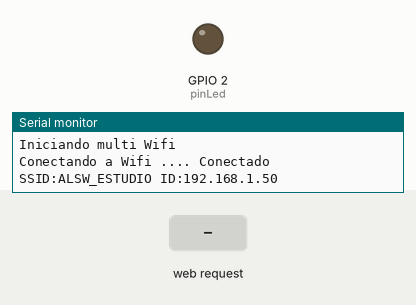
Recording of a sketch running on a simulated ESP8266 (NodeMCU). Shown: output pins drawn as LEDs (lit = HIGH), the last lines printed to the serial monitor. The inputs (shaded band) are chosen by the test bench. WiFi joins after 1.5 s; servers stay silent unless stated.

Above: at 2.7 s.
2.8 s: HTTP request GET /encender received
At 3.2 s:
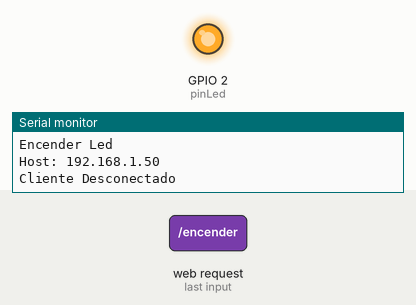
4.3 s: HTTP request GET /apagar received
At 5.6 s:
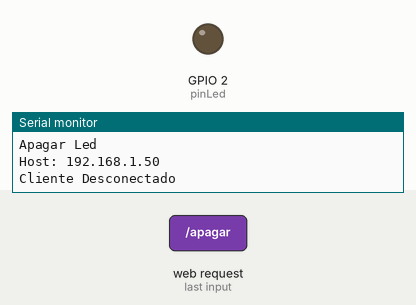
Timing chart, 0 to 7.3 s (numbered marks = the images above; inputs shaded):
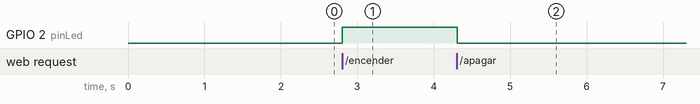

The sketch:

DemoJavaScript.ino
```cpp
// Creado ChepeCarlos de ALSW
// Tutorial Completo en https://nocheprogramacion.com
// Canal Youtube https://youtube.com/alswnet?sub_confirmation=1


#if defined(ESP32)
//Librerias para ESP32
#include <WiFi.h>
#include <WiFiMulti.h>
WiFiMulti wifiMulti;

#elif defined(ESP8266)
//Librerias para ESP8266
#include <ESP8266WiFi.h>
#include <ESP8266WiFiMulti.h>
ESP8266WiFiMulti wifiMulti;

#endif

#include "data.h"

#if defined(ESP8266)
int pinLed = LED_BUILTIN;
#elif defined(ESP32)
int pinLed = 2;
#endif

boolean Estado = false;

const uint32_t TiempoEsperaWifi = 5000;

unsigned long TiempoActual = 0;
unsigned long TiempoAnterior = 0;
const long TiempoCancelacion = 500;

WiFiServer servidor(80);

void setup() {
  Serial.begin(115200);
  Serial.println("\nIniciando multi Wifi");

  pinMode(pinLed, OUTPUT);
  digitalWrite(pinLed, 0);

  wifiMulti.addAP(ssid_1, password_1);
  wifiMulti.addAP(ssid_2, password_2);

  WiFi.mode(WIFI_STA);
  Serial.print("Conectando a Wifi ..");
  while (wifiMulti.run(TiempoEsperaWifi) != WL_CONNECTED) {
    Serial.print(".");
  }
  Serial.println(".. Conectado");
  Serial.print("SSID:");
  Serial.print(WiFi.SSID());
  Serial.print(" ID:");
  Serial.println(WiFi.localIP());

  servidor.begin();

}

void loop() {
  WiFiClient cliente = servidor.available();

  if (cliente) {
    Serial.println("Nuevo Cliente");
    TiempoActual = millis();
    TiempoAnterior = TiempoActual;
    String LineaActual = "";

    while (cliente.connected() && TiempoActual - TiempoAnterior <= TiempoCancelacion) {
      if (cliente.available()) {
        TiempoActual = millis();
        char Letra = cliente.read();
        if (Letra == '\n') {
          if (LineaActual.length() == 0) {
            digitalWrite(pinLed, Estado);
            ResponderCliente(cliente);
            break;
          } else {
            Serial.println(LineaActual);
            VerificarMensaje(LineaActual);
            LineaActual = "";
          }
        }  else if (Letra != '\r') {
          LineaActual += Letra;
        }
      }
    }

    cliente.stop();
    Serial.println("Cliente Desconectado");
    Serial.println();
  }
}

void VerificarMensaje(String Mensaje) {
  if (Mensaje.indexOf("GET /encender") >= 0) {
    Serial.println("Encender Led");
    Estado = true;
  } else if (Mensaje.indexOf("GET /apagar") >= 0) {
    Serial.println("Apagar Led");
    Estado = false;
  }
}

void ResponderCliente(WiFiClient& cliente) {
  cliente.print(Pagina);
}
```

data.h
```cpp
const char* ssid_1     = "ALSW_ESTUDIO";
const char* password_1 = "Fullpower7##";
const char* ssid_2     = "Subcribanse";
const char* password_2 = "alswnet";

const String Pagina =  R"====(<!doctypehtml><title>ESP con JavaScript</title><h1>Botones</h1><input id=botonEncender type=button value=Encendido onclick=botonEncender()> <input id=botonApagar type=button value=Apagado><script>function botonEncender(){
        console.log("Encender LED");
        consultarGET("encender");
    }

    function botonApagar(){
        console.log("Apagar LED");
        consultarGET("apagar");
    }

    function consultarGET(consulta){
        const Http = new XMLHttpRequest();
        console.log(`Consulta ${consulta}`);
        Http.open("GET", consulta);
        Http.send();

        Http.onreadystatechange = (e) => {
            console.log(Http.status);
            console.log(Http.response);
        }
    }

    const elementoApagar = document.getElementById("botonApagar");
    elementoApagar.addEventListener("click", botonApagar)</script>)====";
```

Measured:
- after the input at 2.8 s, GPIO 2 (pinLed): LOW → HIGH at once
- after the input at 4.3 s, GPIO 2 (pinLed): HIGH → LOW at once
